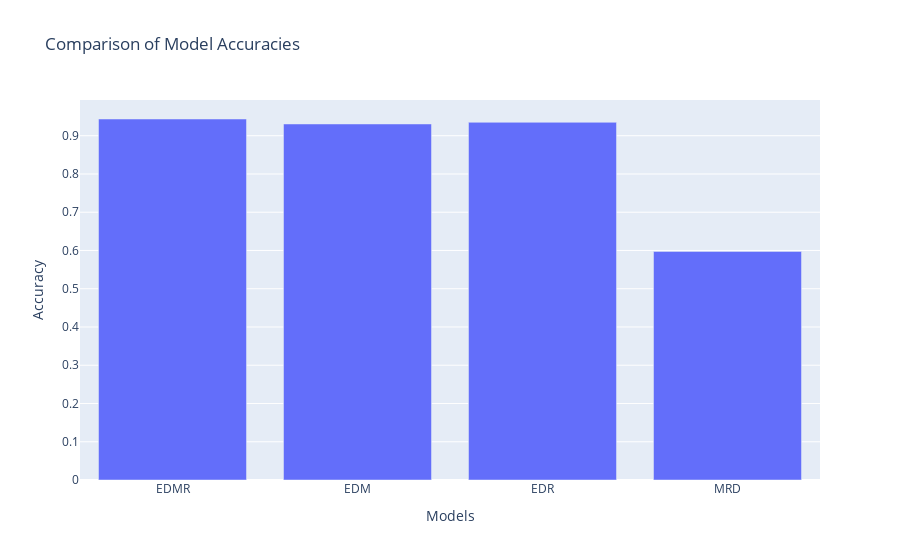

Notebook code for this chart:
### Code cell
import plotly.express as px

# Create a grouped bar chart
fig = px.bar(x=['EDMR', 'EDM', 'EDR', 'MRD'],
             y=[accuracy_svm_mrd,accuracy_svm_edm,accuracy_svm_edr,accuracy_svm_4],
             barmode='group',
             labels={'y': 'Accuracy', 'x': 'Models'},
             title='Comparison of Model Accuracies')

# Show the plot
fig.show()

### Figure 1 — Plotly figure (JSON) as saved in the notebook; plotly's stock layout.template omitted (floating-point values rounded to 4 significant figures)
{"data": [{"alignmentgroup": "True", "hovertemplate": "Models=%{x}<br>Accuracy=%{y}<extra></extra>", "legendgroup": "", "marker": {"color": "#636efa", "pattern": {"shape": ""}}, "name": "", "offsetgroup": "", "orientation": "v", "showlegend": false, "textposition": "auto", "type": "bar", "x": ["EDMR", "EDM", "EDR", "MRD"], "xaxis": "x", "y": [0.9437, 0.9307, 0.9351, 0.5974], "yaxis": "y"}], "layout": {"barmode": "group", "legend": {"tracegroupgap": 0}, "title": {"text": "Comparison of Model Accuracies"}, "xaxis": {"anchor": "y", "domain": [0, 1], "title": {"text": "Models"}}, "yaxis": {"anchor": "x", "domain": [0, 1], "title": {"text": "Accuracy"}}}}
